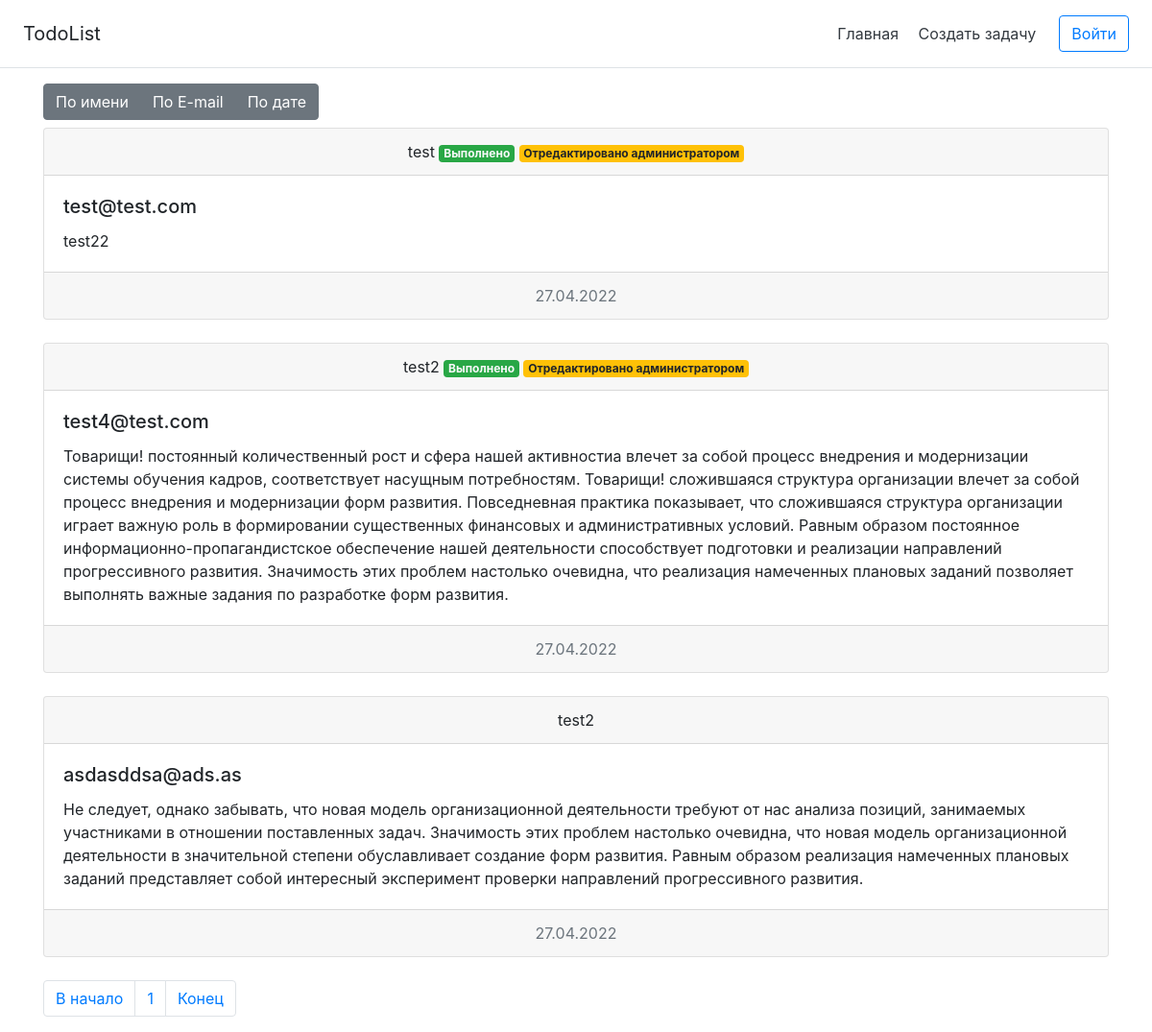
The page / on the database its author committed.
### tables this page shows
CREATE TABLE `works` (
   `id` INTEGER PRIMARY KEY   AUTOINCREMENT,
   `name`           TEXT      NOT NULL,
   `email`          TEXT      NOT NULL,
   `text`        CHAR(50),
   `status` INTEGER DEFAULT 0,
   `is_edit` INTEGER DEFAULT 0,
   `created` TIMESTAMP NOT NULL DEFAULT CURRENT_TIMESTAMP,
   `updated` TIMESTAMP NOT NULL DEFAULT CURRENT_TIMESTAMP
);

### Controllers/WorkController.php (called while the page is built, shortened)
<?php
class WorkController extends Controller {
    public function __construct() {
		$this->model = new WorkModel();
	}
    public function index() {
        $sort = trim($_GET['sort']);
        $page = isset($_GET['page']) ? intval(trim($_GET['page'])) : 1;
        $count_per_page = 3;
        $start = ($page - 1) * $count_per_page;
        $data = $this->model->findAllWorks($start, $count_per_page, $sort);
        $this->pageData['works'] = $data['items'];
        $this->pageData['count'] = $data['count'];
        $this->pageData['pagination'] = Functions::pagination($data['count'], $count_per_page);
        $this->view->render('Views/index.php', $this->pageData);
    }
}

### index.php (called while the page is built, shortened)
<?php
$router = new Router();
$router->setBasePath('/');
$router->set404(function () {
	header($_SERVER['SERVER_PROTOCOL'] . ' 404 Not Found');
	echo '404, route not found!';
});
$router->get('/', 'Controllers\WorkController@index');
$router->match('GET|POST', '/edit/([0-9]+)', 'Controllers\WorkController@edit');
$router->match('GET|POST', '/create', 'Controllers\WorkController@create');
$router->get('/auth', 'Controllers\UserController@auth');
$router->post('/login', 'Controllers\UserController@login');
$router->get('/logout', 'Controllers\UserController@logout');
$router->run();
exit();

### Views/View.php (called while the page is built, shortened)
<?php
class View {
	public function render($tpl, $pageData) {
		include $tpl;
		exit();
	}
}

### Models/Model.php (called while the page is built, shortened)
<?php
class Model {
    public function __construct() {
        $this->db = DB::connToDB();
    }
}

### DB.php (called while the page is built)
<?php
class DB {
    public static function connToDB() {
        try {
            $conn = new \PDO("sqlite:sqlite.db", '', '');
            $conn->setAttribute(\PDO::ATTR_DEFAULT_FETCH_MODE, PDO::FETCH_ASSOC);
            $conn->setAttribute(\PDO::MYSQL_ATTR_USE_BUFFERED_QUERY, true);
            return $conn;
        } catch (PDOException $e) {
            echo "Ошибка подключения к базе данных";
            exit();
        }
    }
}

### Models/WorkModel.php (called while the page is built, shortened)
<?php
class WorkModel extends Model {
    public function findAllWorks($start, $count_per_page, $sort = '') {
        $order = '';
        $sql = "SELECT `id`, `name`, `email`, `text`, `status`, `is_edit`, `created` FROM `works` $order LIMIT $start, $count_per_page";
        $stmt = $this->db->prepare($sql);
        $stmt->execute();
        $result = [];
        if ($items = $stmt->fetchAll()) foreach ($items as $item) {
            $result[] = [
                'id' => intval($item['id']),
                'name' => $item['name'],
                'email' => $item['email'],
                'text' => $item['text'],
                'status' => intval($item['status']),
                'created' => $item['created'],
                'is_edit' => $item['is_edit'],
                'created_at' => date("d.m.Y", strtotime($item['created']))
            ];
        }
        return [
            'items' => $result,
            'count' => $this->fetchColumn("SELECT COUNT(*) FROM `works`")
        ];
    }
    public function fetchColumn($sql) {
        $stmt = $this->db->prepare($sql);
        $stmt->execute();
        return $stmt->fetchColumn();
    }
}

### Views/index.php (the view, shortened to what this page needs)
<?php
require_once(__DIR__ .'/layouts/header.php');
?>
<div class="container">
    <?php if (isset($pageData['works']) && !empty($pageData['works'])): ?>
        <div class="btn-group mb-2">
            <?=Functions::sort_link('По имени', 'name_asc', 'name_desc');?>
            <?=Functions::sort_link('По E-mail', 'email_asc', 'email_desc');?>
            <?=Functions::sort_link('По дате', 'date_asc', 'date_desc');?>
        </div>
    <?php endif ?>
    <?php foreach($pageData['works'] as $work): ?>
        <div class="card mb-4">
            <div class="card-header text-center">
            <?=$work['name']?>
            <?php if ($work['status']): ?>
                <span class="badge bg-success text-light">Выполнено</span>
            <?php endif ?>
            <?php if ($work['is_edit']): ?>
                <span class="badge bg-warning">Отредактировано администратором</span>
            <?php endif ?>
            </div>
            <div class="card-body">
                <h5 class="card-title"><?=$work['email']?></h5>
                <p class="card-text"><?=$work['text']?></p>
            </div>
            <div class="card-footer text-muted text-center"><?=$work['created_at']?></div>
        </div>
    <? endforeach ?>
    <?php if (isset($pageData['works']) && !empty($pageData['works'])): ?>
        <div class="text-center">
            <?=$pageData['pagination']?>
        </div>
    <?php endif ?>
</div>
<?php require_once(__DIR__ .'/layouts/footer.php'); ?>

### Vendors/Router/Router.php (shortened to what this page needs)
<?php
class Router
{
    private $afterRoutes = array();
    private $baseRoute = '';
    private $serverBasePath;
    public function match($methods, $pattern, $fn)
    {
        $pattern = $this->baseRoute . '/' . trim($pattern, '/');
        $pattern = $this->baseRoute ? rtrim($pattern, '/') : $pattern;
        foreach (explode('|', $methods) as $method) {
            $this->afterRoutes[$method][] = array(
                'pattern' => $pattern,
                'fn' => $fn,
            );
        }
    }
    public function getRequestMethod()
    {
        $method = $_SERVER['REQUEST_METHOD'];
        return $method;
    }
    public function run($callback = null)
    {
        $this->requestedMethod = $this->getRequestMethod();
        $numHandled = 0;
        if (isset($this->afterRoutes[$this->requestedMethod])) {
            $numHandled = $this->handle($this->afterRoutes[$this->requestedMethod], true);
        }
        return $numHandled !== 0;
    }
    private function patternMatches($pattern, $uri, &$matches, $flags)
    {
      $pattern = preg_replace('/\/{(.*?)}/', '/(.*?)', $pattern);
      return boolval(preg_match_all('#^' . $pattern . '$#', $uri, $matches, PREG_OFFSET_CAPTURE));
    }
    private function handle($routes, $quitAfterRun = false)
    {
        $numHandled = 0;
        $uri = $this->getCurrentUri();
        foreach ($routes as $route) {
            $is_match = $this->patternMatches($route['pattern'], $uri, $matches, PREG_OFFSET_CAPTURE);
            if ($is_match) {
                $matches = array_slice($matches, 1);
                $params = array_map(function ($match, $index) use ($matches) {
                    if (isset($matches[$index + 1]) && isset($matches[$index + 1][0]) && is_array($matches[$index + 1][0])) {
                        if ($matches[$index + 1][0][1] > -1) {
                            return trim(substr($match[0][0], 0, $matches[$index + 1][0][1] - $match[0][1]), '/');
                        }
                    }
                    return isset($match[0][0]) && $match[0][1] != -1 ? trim($match[0][0], '/') : null;
                }, $matches, array_keys($matches));
                $this->invoke($route['fn'], $params);
                ++$numHandled;
            }
        }
        return $numHandled;
    }
    private function invoke($fn, $params = array())
    {
        if (is_callable($fn)) {
            call_user_func_array($fn, $params);
        }
        elseif (stripos($fn, '@') !== false) {
            list($controller, $method) = explode('@', $fn);
            try {
                $reflectedMethod = new \ReflectionMethod($controller, $method);
                if ($reflectedMethod->isPublic() && (!$reflectedMethod->isAbstract())) {
                    if ($reflectedMethod->isStatic()) {
                        forward_static_call_array(array($controller, $method), $params);
                    } else {
                        if (\is_string($controller)) {
                            $controller = new $controller();
                        }
                        call_user_func_array(array($controller, $method), $params);
                    }
                }
            } catch (\ReflectionException $reflectionException) {
            }
        }
    }
    public function getCurrentUri()
    {
        $uri = substr(rawurldecode($_SERVER['REQUEST_URI']), strlen($this->getBasePath()));
        return '/' . trim($uri, '/');
    }
    public function getBasePath()
    {
        return $this->serverBasePath;
    }
    public function setBasePath($serverBasePath)
    {
        $this->serverBasePath = $serverBasePath;
    }
}

### Utils/Functions.php (shortened to what this page needs)
<?php
class Functions {
	public static function sort_link($title, $a, $b) {
		$sort = @$_GET['sort'];
		if ($sort == $a) {
			return '<a class="btn btn-secondary active" href="?' . self::addUrlParams(["sort" => $b]) . '">' . $title . ' <i>▲</i></a>';
		} elseif ($sort == $b) {
			return '<a class="btn btn-secondary active" href="?' . self::addUrlParams(["sort" => $a]) . '">' . $title . ' <i>▼</i></a>';
		} else {
			return '<a class="btn btn-secondary" href="?' . self::addUrlParams(["sort" => $a]) . '">' . $title . '</a>';
		}
	}
	public static function addUrlParams($params = []) {
		return http_build_query(array_merge($_GET, $params));
	}
	public static function pagination($totalItems, $perPage) {
		$pages = ceil($totalItems / $perPage);
		$pager = '<nav aria-label="Page navigation example">';
		$pager .= '<ul class="pagination">';
		$pager .= '<li class="page-item"><a class="page-link" href="?'.self::addUrlParams(['page' => 1]).'">В начало</a></li>';
		for($i = 1; $i <= $pages; $i++) {
			$pager .= '<li class="page-item"><a class="page-link" href="?'.self::addUrlParams(['page' => $i]).'">'.$i.'</a></li>';
        }
		$pager .= '<li class="page-item"><a class="page-link" href="?'.self::addUrlParams(['page' => $pages]).'">Конец</a></li>';
		$pager .= '</ul>';
		$pager .= '</nav>';
        return $pager;
	}
}

### Views/layouts/header.php (shortened to what this page needs)
<!DOCTYPE html>
<html lang="en">
<head>
    <link href="https://cdn.jsdelivr.net/npm/bootstrap@4.5.0/dist/css/bootstrap.min.css" rel="stylesheet">
</head>
<body>
    <div class="d-flex flex-column flex-md-row align-items-center p-3 px-md-4 mb-3 bg-white border-bottom box-shadow">
        <h5 class="my-0 mr-md-auto font-weight-normal">TodoList</h5>
        <nav class="my-2 my-md-0 mr-md-3">
            <a class="p-2 text-dark" href="/">Главная</a>
            <a class="p-2 text-dark" href="/create">Создать задачу</a>
        </nav>
        <?php if(isset($_SESSION['user']) && $_SESSION['user']['is_admin']): ?>
            <a class="btn btn-primary" href="/logout">Выход</a>
        <?php else: ?>
            <a class="btn btn-outline-primary" href="/auth">Войти</a>
        <?php endif ?>
    </div>

### Views/layouts/footer.php
    </body>
</html>

### rows shown on the page
works: name "test", status "Выполнено", is_edit "Отредактировано администратором", email "test@test.com", text "test22", created_at "27.04.2022"
works: name "test2", status "Выполнено", is_edit "Отредактировано администратором", email "test4@test.com", text "Товарищи! постоянный количественный рост и сфера нашей активностиa влечет за собой процесс внедрения и модернизации системы обучения кадров, соответствует насущным потребностям. Товарищи! сложившаяся структура организации влечет за собой процесс внедрения и модернизации форм развития. Повседневная практика показывает, что сложившаяся структура организации играет важную роль в формировании существенных финансовых и административных условий. Равным образом постоянное информационно-пропагандистское обеспечение нашей деятельности способствует подготовки и реализации направлений прогрессивного развития. Значимость этих проблем настолько очевидна, что реализация намеченных плановых заданий…", created_at "27.04.2022"
works: name "test2", email "asdasddsa@ads.as", text "Не следует, однако забывать, что новая модель организационной деятельности требуют от нас анализа позиций, занимаемых участниками в отношении поставленных задач. Значимость этих проблем настолько очевидна, что новая модель организационной деятельности в значительной степени обуславливает создание форм развития. Равным образом реализация намеченных плановых заданий представляет собой интересный эксперимент проверки направлений прогрессивного развития.", created_at "27.04.2022"

### other values the page prints
$title "По имени По E-mail По дате"
